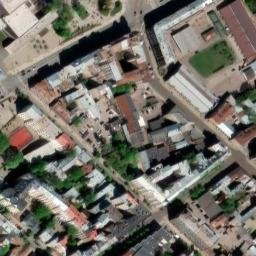
#> input picture solar-scout/docs/images/Aibes_sat.jpg, 256 x 256 px
$ python -i detector.py   (imports and definitions only)
#> lines starting #> are read from the running program, lines starting #| are printed output that depends on the picture
"""
Phase 3: Solar Panel Detection using Computer Vision
Analyzes satellite images to detect presence of solar panels
Uses PIL instead of OpenCV
"""

import json
import os
from PIL import Image, ImageStat, ImageFilter
import numpy as np
import urllib.request
import ssl

OUTPUT_DIR = "/home/drg/.openclaw/workspace/solar-scout/output/images"


def download_satellite_image(url: str, company_name: str) -> str:
    """
    Download satellite image to local file
    """
    os.makedirs(OUTPUT_DIR, exist_ok=True)

    safe_name = "".join(c for c in company_name if c.isalnum() or c in (' ', '-', '_')).strip()[:30]
    safe_name = safe_name.replace(' ', '_')
    filename = f"{safe_name}_sat.jpg"
    filepath = os.path.join(OUTPUT_DIR, filename)

    if os.path.exists(filepath):
        return filepath

    try:
        req = urllib.request.Request(url, headers={
            "User-Agent": "Mozilla/5.0 (Windows NT 10.0; Win64; x64) AppleWebKit/537.36"
        })

        ctx = ssl.create_default_context()
        ctx.check_hostname = False
        ctx.verify_mode = ssl.CERT_NONE

        with urllib.request.urlopen(req, timeout=30, context=ctx) as response:
            with open(filepath, 'wb') as f:
                f.write(response.read())

        print(f"   📥 Downloaded: {filename}")
        return filepath

    except Exception as e:
        print(f"   ❌ Download failed: {e}")
        return None


def detect_solar_pil(image_path: str) -> dict:
    """
    Detect solar panels using PIL-based image analysis
    """
#> called with image_path = '../docs/images/Aibes_sat.jpg'
    if not image_path or not os.path.exists(image_path):
        return {"detected": False, "confidence": 0.0, "details": "No image"}

    try:
        img = Image.open(image_path)
#> img is the input picture: PIL image 256x256 RGB; mean R, G, B 113.1, 109.2, 100.3

        # Convert to RGB if needed
        if img.mode != 'RGB':
            img = img.convert('RGB')

        # Resize for faster processing
        img = img.resize((400, 300))
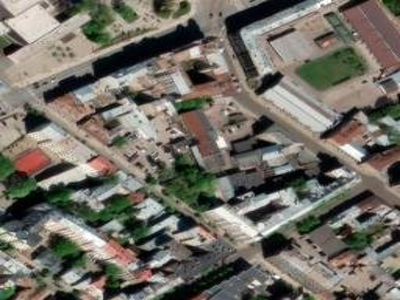
#> img: PIL image 400x300 RGB; mean R, G, B 113.1, 109.2, 100.3

        # Get image statistics
        stats = ImageStat.Stat(img)

        # Solar panel characteristics:
        # - Blue/dark blue color (low red, medium-high blue)
        # - Often creates grid patterns
        # - Higher contrast in certain areas

        r, g, b = stats.mean
#> r = 113.1; g = 109.2; b = 100.3

        # Color-based detection
        # Solar panels: higher blue relative to red
        blue_ratio = b / r if r > 0 else 0
#> blue_ratio = 0.887
        darkness = (r + g + b) / 3  # 0-255 scale
#> darkness = 107.5

        # Calculate variance (grid patterns have higher variance)
        variance = stats.stddev[0]
#> variance = 61.62

        # Decision logic
        detected = False
        confidence = 0.0
        details = ""

        # Heuristics for solar detection
        if blue_ratio > 1.1 and darkness < 120:
            # Blue-ish and dark - possible solar
            confidence = 0.5
            detected = True
            details = f"Blue-ish tone detected (ratio: {blue_ratio:.2f})"
        elif variance > 50:
            # High variance might indicate panels
            confidence = 0.4
            detected = True
            details = f"High variance pattern detected ({variance:.1f})"
#> details = 'High variance pattern detected (61.6)'
        else:
            confidence = 0.15
            details = f"No solar pattern (blue_ratio: {blue_ratio:.2f}, variance: {variance:.1f})"

        # Additional check: edge detection for rectangular shapes
        gray = img.convert('L')
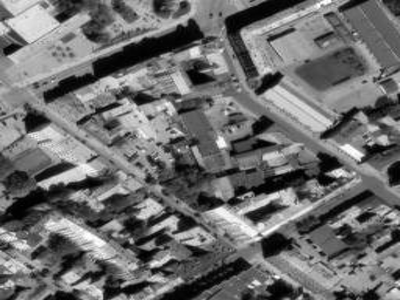
#> gray: PIL image 400x300 L; min 0, max 255, mean 109.4
        edges = gray.filter(ImageFilter.FIND_EDGES)
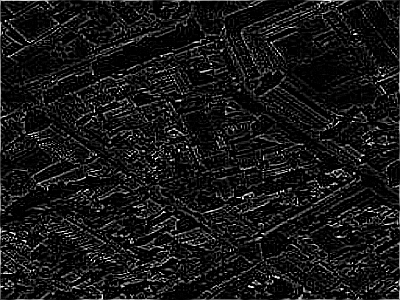
#> edges: PIL image 400x300 L; min 0, max 255, mean 23.1
        edge_stats = ImageStat.Stat(edges)
        edge_mean = edge_stats.mean[0]
#> edge_mean = 23.11

        if edge_mean > 30:
            confidence = min(0.9, confidence + 0.2)
            details += f", edges: {edge_mean:.1f}"

        return {
            "detected": detected,
            "confidence": round(confidence, 2),
            "details": details,
            "blue_ratio": round(blue_ratio, 3),
            "mean_brightness": round(darkness, 1),
            "variance": round(variance, 1)
        }

    except Exception as e:
        return {
            "detected": False,
            "confidence": 0.0,
            "details": f"Error: {str(e)}"
        }


# [96 lines not run here, left out]

>>> result = detect_solar_pil('../docs/images/Aibes_sat.jpg')
#> result = {'detected': True, 'confidence': 0.4, 'details': 'High variance pattern detected (61.6)', 'blue_ratio': 0.887, 'mean_brightness': 107.5, 'variance': 61.6}

$ run again, on solar-scout/docs/images/Barbora_sat.jpg
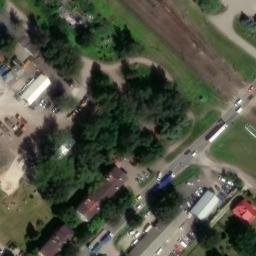
#> input picture solar-scout/docs/images/Barbora_sat.jpg, 256 x 256 px
#> in detect_solar_pil, img is the input picture: PIL image 256x256 RGB; mean R, G, B 80, 82.9, 67.6
#> in detect_solar_pil, `img = img.resize((400, 300))`:
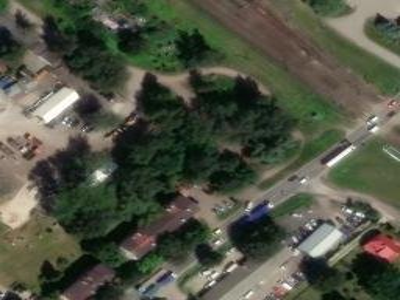
#> img: PIL image 400x300 RGB; mean R, G, B 80, 82.9, 67.6
#> r = 79.96; g = 82.94; b = 67.56
#> blue_ratio = 0.845
#> darkness = 76.82
#> variance = 49.97
#> in detect_solar_pil, `edges = gray.filter(ImageFilter.FIND_EDGES)`:
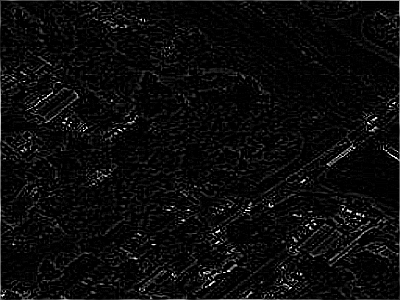
#> edges: PIL image 400x300 L; min 0, max 255, mean 11.2
#> edge_mean = 11.22
#> result = 6 items

$ run again, on solar-scout/docs/images/Bauroc_sat.jpg
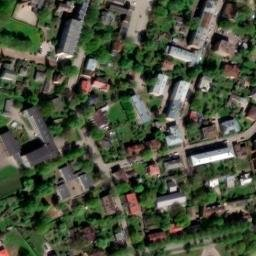
#> input picture solar-scout/docs/images/Bauroc_sat.jpg, 256 x 256 px
#> in detect_solar_pil, img is the input picture: PIL image 256x256 RGB; mean R, G, B 73.2, 80.4, 61.5
#> in detect_solar_pil, `img = img.resize((400, 300))`:
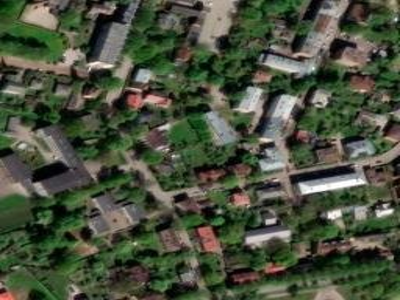
#> img: PIL image 400x300 RGB; mean R, G, B 73.2, 80.4, 61.5
#> r = 73.22; g = 80.42; b = 61.48
#> blue_ratio = 0.84
#> darkness = 71.7
#> variance = 47.8
#> in detect_solar_pil, `edges = gray.filter(ImageFilter.FIND_EDGES)`:
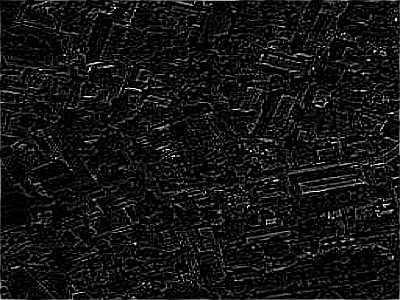
#> edges: PIL image 400x300 L; min 0, max 255, mean 19
#> edge_mean = 19.02
#> result = 6 items
